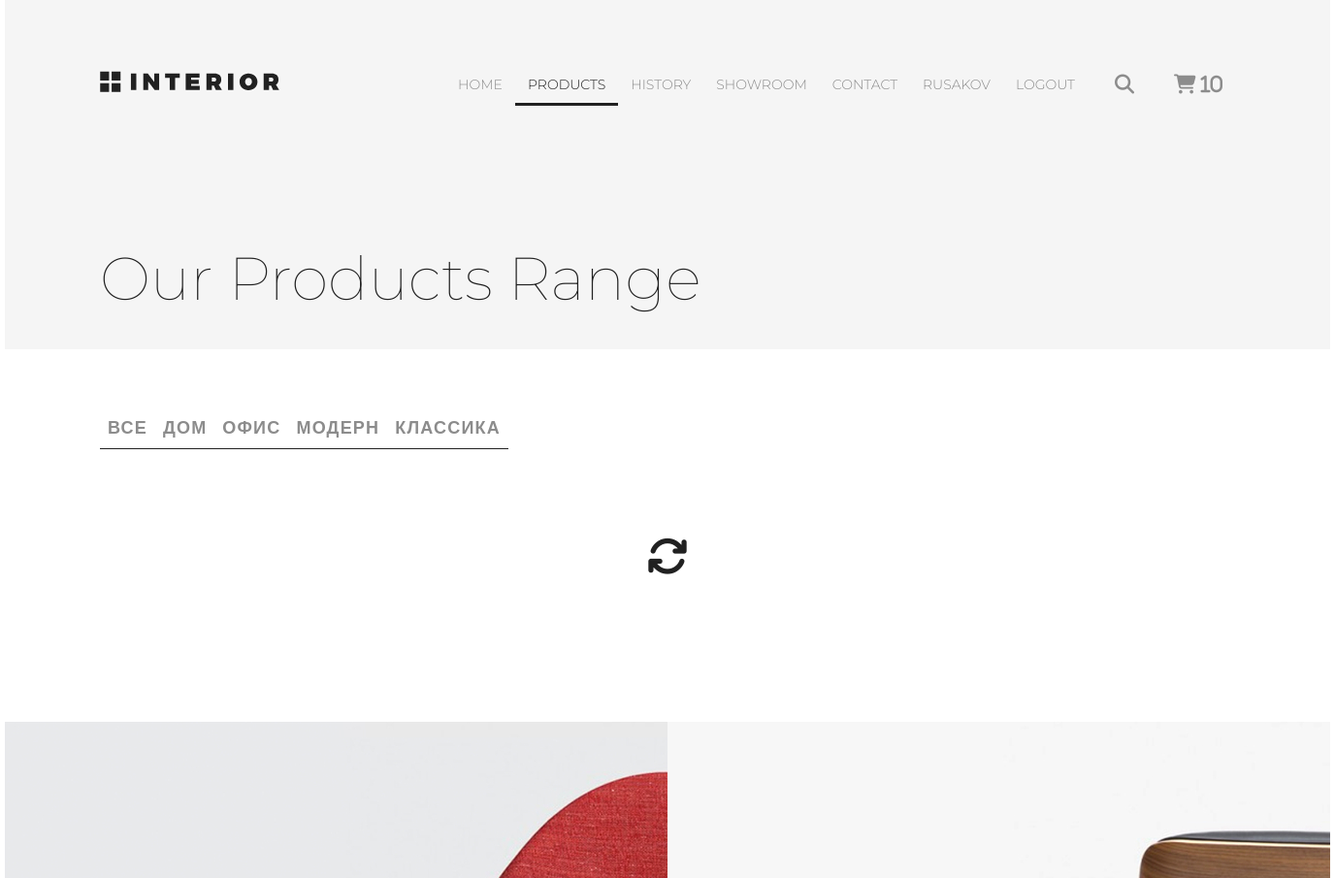
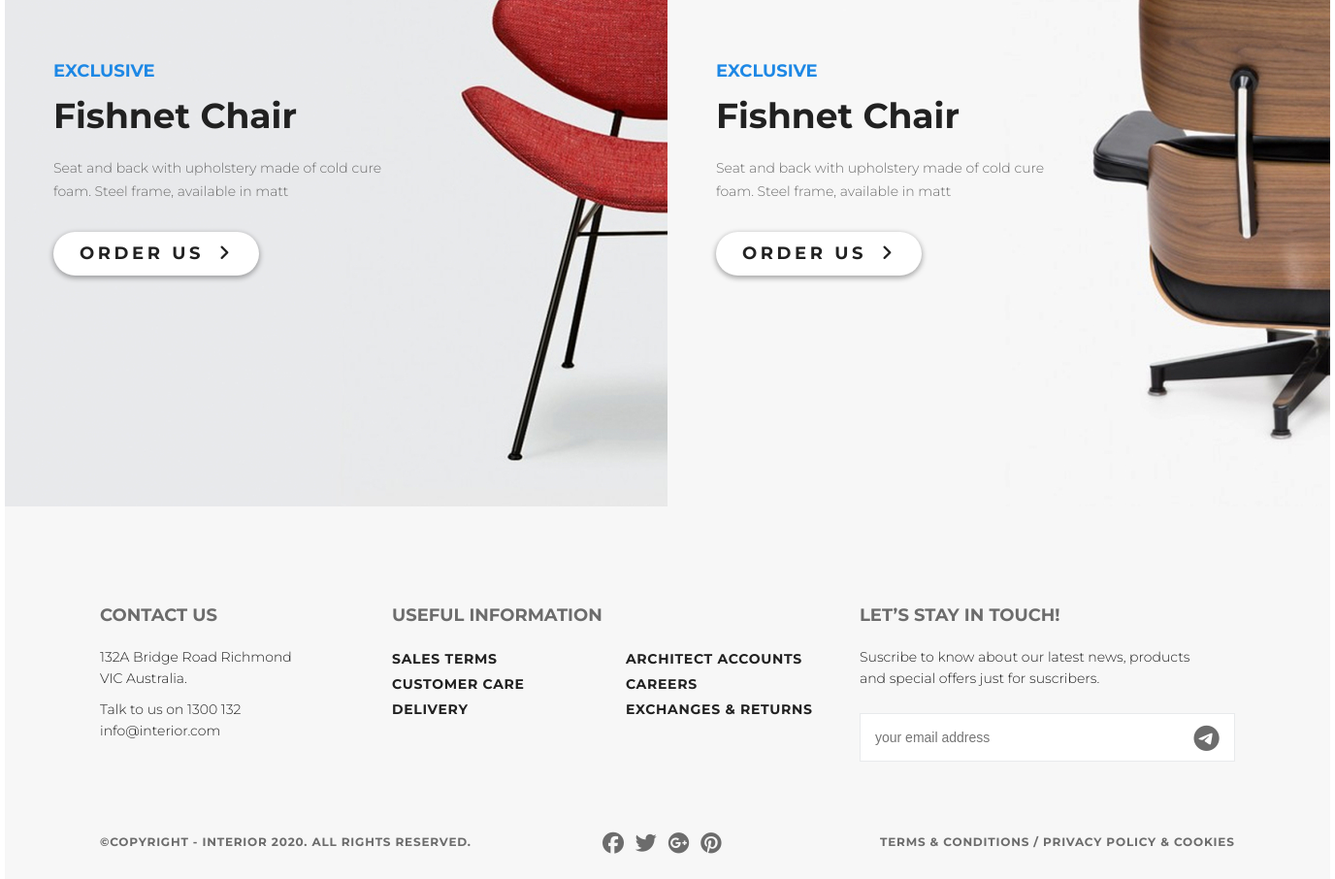
Screenshot of /products/ (signed in) with the database file from the repository (2 pictures, top to bottom).
### authapp/models.py (models this page shows)
class ShopUser(AbstractUser):
    avatar = models.ImageField(upload_to='users_avatars', blank=True, verbose_name='аватарка')
    age = models.PositiveSmallIntegerField(verbose_name='возраст')

### mainapp/models.py (models this page shows, shortened)
class ProductCategory(models.Model):
    name = models.CharField(verbose_name='имя', max_length=64, unique=True)
    description = models.TextField(verbose_name='описание', blank=True)
    class Meta:
        verbose_name = 'категория'
        verbose_name_plural = 'категории'

### mainapp/views.py (the view, shortened to what this page needs)
# urls.py: path('products/', include(mainappurl, namespace='products')),
def products(request, pk=None):
    links_menu = ProductCategory.objects.all()
    title = 'Products, lesson_5'
    basket = Basket.objects.filter(user=request.user)
    same_products = Product.objects.all()
    content = {
        'title': title,
        'links_menu': links_menu,
        'same_products': same_products,
        'basket': basket,
    }
    return render(request, 'mainapp/products.html', content)

### mainapp/templates/mainapp/products.html (shortened to what this page needs)
{% extends 'mainapp/base.html' %}
{% load static %}
{% block menu %}
        <div class="header-page padding-site">
            <div class="slider-header clearfix">
            <a href="{% url 'main' %}"><img src="{% static 'img/logo.svg' %}" alt="logo" class="logo"></a>
            {% include 'mainapp/inc/inc_main_menu.html' %}
            </div>
            <div class="header-content">
            <h2 class="contact-h2">Our Products Range</h2>
            </div>
        </div>
{% endblock %}
{% block content %}
        <div class="trending-products padding-site">
            <div class="tab-controll">
                {% include 'mainapp/inc/inc_categories_menu.html' %}
            </div>
            <div class="load-fa">
                <span class="inner-load"><a href="#"><i id="fa-sync-load" class="fas fa-sync"></i></a></span>
            </div>
        </div>
        <div class="promo-product">
            <div class="promo-product-1"><div class="promo-product-fullcontent"><p class="promo-product-exclusive">exclusive</p><p class="promo-product-content">Fishnet Chair</p><p class="promo-product-text">Seat and back with upholstery made of cold cure foam. Steel frame, available in matt</p><a href="#" class="slider-button">Order us<i class="fas fa-angle-right"></i></a></div></div>
            <div class="promo-product-2"><div class="promo-product-fullcontent"><p class="promo-product-exclusive">exclusive</p><p class="promo-product-content">Fishnet Chair</p><p class="promo-product-text">Seat and back with upholstery made of cold cure foam. Steel frame, available in matt</p><a href="#" class="slider-button">Order us<i class="fas fa-angle-right"></i></a></div></div>
        </div>
{% endblock %}

### mainapp/templates/mainapp/inc/inc_main_menu.html (shortened to what this page needs)
{% with request.resolver_match.url_name as url_name %}
<ul class="menu clearfix">
    <li class="menu-list"><a href="{% url 'main' %}"
                             class="menu-link"
                             >HOME</a></li>
    <li class="menu-list"><a href="{% url 'products:index' %}"
                             class="menu-link"{% if request.resolver_match.namespace == 'products' %}
                                                style = "color: #212121;
                                                font-weight: 300;
                                                border-bottom: 3px solid #212121;"
                                                {% endif %}>
                                                PRODUCTS</a></li>
    <li class="menu-list"><a href="#" class="menu-link">HISTORY</a></li>
    <li class="menu-list"><a href="#" class="menu-link">SHOWROOM</a></li>
    <li class="menu-list"><a href="{% url 'contact' %}"
                             class="menu-link">
                                                CONTACT</a></li>
    {% if user.is_authenticated %}
    <li class="menu-list">
        <a href="{% url 'auth:edit' %}" class="menu-link">
            {% if user.first_name %}
                {{ user.first_name }}
            {% else %}
                User
            {% endif %}
        </a>
    </li>
    <li class="menu-list">
        <a href="{% url 'auth:logout' %}" class="menu-link">LOGOUT</a>
    </li>
    {% else %}
    <li class="menu-list">
        <a href="{% url 'auth:login' %}" class="menu-link">LOGIN</a>
    </li>
    {% endif %}
    <li class="menu-list"><a href="#" class="menu-link search"><i class="fas fa-search"></i></a></li>
    <li class="menu-list">
        <a href="{% url 'basket:index' %}" class="menu-link search">
            <i class="fas fa-shopping-cart">
                {% if basket %} {{ basket|length }} {% endif %}
            </i>
        </a>
    </li>
</ul>
{% endwith %}

### mainapp/templates/mainapp/inc/inc_categories_menu.html (shortened to what this page needs)
<ul class="tab-controll-ul clearfix">
    <li class="menu-list">
        <a href="{% url 'products:category' 0 %}"
           class="tab-controll-link
            ">
          все
        </a>
    </li>
    {% for item in links_menu %}
    <li class="menu-list">
        <a href="{% url 'products:category' item.pk %}"
        class = "tab-controll-link
        ">
        {{ item.name }}
        </a>
    </li>
    {% endfor %}
</ul>

### static/src/main.css (style rules this page uses)
* { margin: 0; padding: 0; }
.clearfix:after { content: ''; display: table; clear: both; }
body { font-family: 'Montserrat', sans-serif; }
.padding-site { padding-left: 98px; padding-right: 98px; }
.slider-header { padding-top: 63px; }
.logo { padding-top: 10px; }
.menu { float: right; }
.menu-list { list-style-type: none; float: left; }
.menu-link { color: #8c8c8c; font-size: 14px; font-weight: 300; line-height: 48px; text-transform: uppercase; text-decoration: none; padding: 0px 13px 10px 13px; }
.search { padding-top: 10px; font-size: 20px; }
.slider-button { color: #212121; font-size: 18px; font-weight: 700; line-height: 24px; text-transform: uppercase; text-decoration: none; letter-spacing: 3.6px; box-shadow: 0 2px 5px 1px rgba(33, 33, 33, 0.35); border-radius: 23px; background-color: #ffffff; width: 212px; height: 45px; line-height: 45px; text-align: center; display: inline-block; }
.fas { padding-left: 15px; }
.promo-product { height: 683px; display: flex; }
.promo-product-1 { width: 683px; height: 683px; background-image: url(../img/promo-img1.jpg); display: inline-block; }
.promo-product-2 { width: 683px; height: 683px; background-image: url(../img/promo-img2.jpg); display: inline-block; }
.promo-product-fullcontent { margin-top: 210px; padding-left: 50px; }
.promo-product-exclusive { color: #1e88e5; font-size: 18px; font-weight: 700; line-height: 48px; text-transform: uppercase; }
.promo-product-content { color: #212121; font-size: 36px; font-weight: 700; }
.promo-product-text { width: 374px; color: #6c6c6c; font-size: 14px; font-weight: 300; line-height: 24.04px; margin-top: 20px; margin-bottom: 30px; }
.trending-products { margin-bottom: 100px; }
.header-page { height: 360px; background-color: #f5f5f5; }
.contact-h2 { color: #212121; font-size: 62px; font-weight: 100; line-height: 72px; margin-top: 140px; }
.load-fa:before { display: inline-block; height: 100%; vertical-align: middle; }
.load-fa { text-align: center; }
.inner-load { display: inline-block; vertical-align: middle; }
.fa-sync { text-align: center; color: #212121; font-size: 42px; font-weight: 400; text-transform: uppercase; margin-top: 50px; margin-bottom: 50px; padding: 0px; display: inline-block; vertical-align: middle; }
.tab-controll-ul { margin-top: 70px; }
.tab-controll-link { font-size: 18px; font-weight: 700; text-transform: uppercase; letter-spacing: 1.2px; color: #8c8c8c; text-decoration: none; padding: 0px 8px 10px 8px; border-bottom: 1px solid #212121; }

### rows the page displays
ShopUser: first_name "RUSAKOV"
ProductCategory: name "ДОМ"
ProductCategory: name "ОФИС"
ProductCategory: name "МОДЕРН"
ProductCategory: name "КЛАССИКА"

### other values shown
{{ basket|length }} "10"
